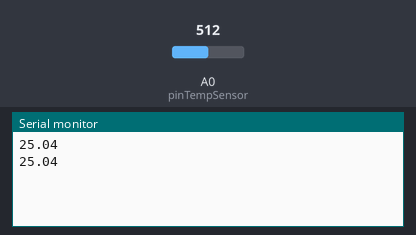
The sketch below on a simulated Arduino Uno, built with avr-gcc and run on an emulated ATmega328P. Parts: the last lines printed to the serial monitor. Inputs (shaded band) come from the test bench; at power-on: A0 (pinTempSensor) = 512.

Above: at 3.8 s.
3.9 s: A0 (pinTempSensor) set to 716
At 6.7 s:
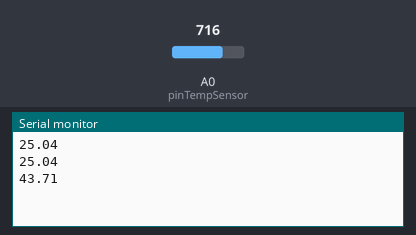
7.8 s: A0 (pinTempSensor) set to 900
At 10.2 s:
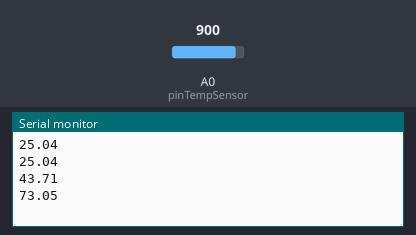
Timing chart, 0 to 11.7 s (numbered marks = the images above; inputs shaded):
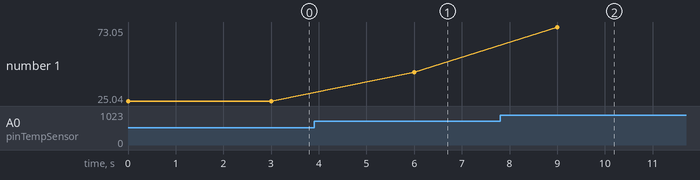

The sketch:

GroveTemperatureNodeRED.ino
```cpp
// Demo code for Grove - Temperature Sensor V1.1/1.2
// Loovee @ 2015-8-26

/* Import and adapt in NodeRED
[{"id":"ffa17d8f.8c3708","type":"tab","label":"Flow 1","disabled":false,"info":""},{"id":"f17ad95c.5dbae8","type":"serial-port","z":"ffa17d8f.8c3708","serialport":"COM7","serialbaud":"57600","databits":"8","parity":"none","stopbits":"1","newline":"\\n","bin":"false","out":"char","addchar":false},{"id":"9c5f2bc4.00bb98","type":"ui_group","z":"ffa17d8f.8c3708","name":"Temperature","tab":"5bc07256.8d8d54","disp":true,"width":"5","collapse":false},{"id":"5bc07256.8d8d54","type":"ui_tab","z":"ffa17d8f.8c3708","name":"Home","icon":"dashboard"},{"id":"12c06ee7.206249","type":"ui_base","theme":{"name":"theme-light","lightTheme":{"default":"#0094CE","baseColor":"#0094CE","baseFont":"-apple-system,BlinkMacSystemFont,Segoe UI,Roboto,Oxygen-Sans,Ubuntu,Cantarell,Helvetica Neue,sans-serif","edited":true,"reset":false},"darkTheme":{"default":"#097479","baseColor":"#097479","baseFont":"-apple-system,BlinkMacSystemFont,Segoe UI,Roboto,Oxygen-Sans,Ubuntu,Cantarell,Helvetica Neue,sans-serif","edited":false},"customTheme":{"name":"Untitled Theme 1","default":"#4B7930","baseColor":"#4B7930","baseFont":"-apple-system,BlinkMacSystemFont,Segoe UI,Roboto,Oxygen-Sans,Ubuntu,Cantarell,Helvetica Neue,sans-serif"},"themeState":{"base-color":{"default":"#0094CE","value":"#0094CE","edited":false},"page-titlebar-backgroundColor":{"value":"#0094CE","edited":false},"page-backgroundColor":{"value":"#fafafa","edited":false},"page-sidebar-backgroundColor":{"value":"#ffffff","edited":false},"group-textColor":{"value":"#1bbfff","edited":false},"group-borderColor":{"value":"#ffffff","edited":false},"group-backgroundColor":{"value":"#ffffff","edited":false},"widget-textColor":{"value":"#111111","edited":false},"widget-backgroundColor":{"value":"#0094ce","edited":false},"widget-borderColor":{"value":"#ffffff","edited":false},"base-font":{"value":"-apple-system,BlinkMacSystemFont,Segoe UI,Roboto,Oxygen-Sans,Ubuntu,Cantarell,Helvetica Neue,sans-serif"}},"angularTheme":{"primary":"indigo","accents":"blue","warn":"red","background":"grey"}},"site":{"name":"Node-RED Dashboard","hideToolbar":"false","allowSwipe":"false","lockMenu":"false","allowTempTheme":"true","dateFormat":"DD/MM/YYYY","sizes":{"sx":48,"sy":48,"gx":6,"gy":6,"cx":6,"cy":6,"px":0,"py":0}}},{"id":"a39dc66e.53a008","type":"serial in","z":"ffa17d8f.8c3708","name":"","serial":"f17ad95c.5dbae8","x":170,"y":200,"wires":[["659e3927.c910c8","7cab6b0f.7868c4"]]},{"id":"659e3927.c910c8","type":"debug","z":"ffa17d8f.8c3708","name":"","active":true,"tosidebar":true,"console":false,"tostatus":false,"complete":"payload","targetType":"msg","x":470,"y":260,"wires":[]},{"id":"7cab6b0f.7868c4","type":"ui_text","z":"ffa17d8f.8c3708","group":"9c5f2bc4.00bb98","order":0,"width":0,"height":0,"name":"Temperature (C°)","label":"Arduino Reading","format":"{{msg.payload}}","layout":"col-center","x":490,"y":180,"wires":[]}]
*/

#include <math.h>

const int B = 4275;               // B value of the thermistor
const int R0 = 100000;            // R0 = 100k
const int pinTempSensor = A0;     // Grove - Temperature Sensor connect to A0

void setup()
{
    Serial.begin(9600);
}

void loop()
{
    int a = analogRead(pinTempSensor);

    float R = 1023.0/a-1.0;
    R = R0*R;

    float temperature = 1.0/(log(R/R0)/B+1/298.15)-273.15; // convert to temperature via datasheet

    Serial.println(temperature);

    delay(3000);
}
```

Measured:
- after the input at 3.9 s, the serial monitor: prints a new line after 2.1 s (image 1)
- after the input at 7.8 s, the serial monitor: prints a new line after 1.2 s (image 2)
- plotted number 1: 25.04 → 43.71 after the input at 3.9 s, 43.71 → 73.05 after the input at 7.8 s
